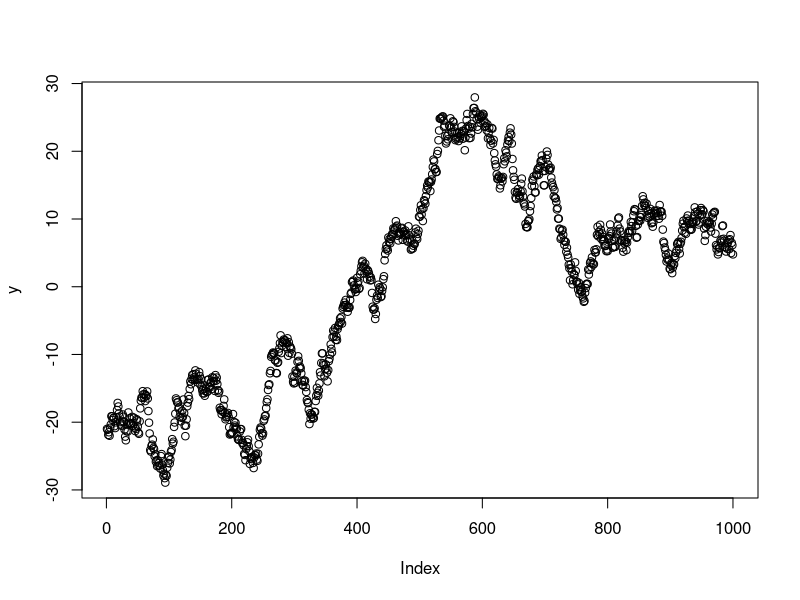
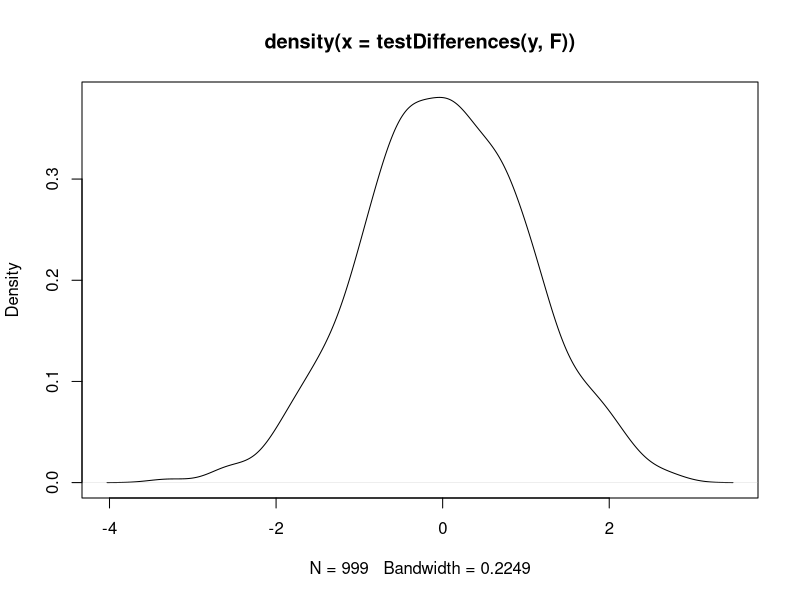
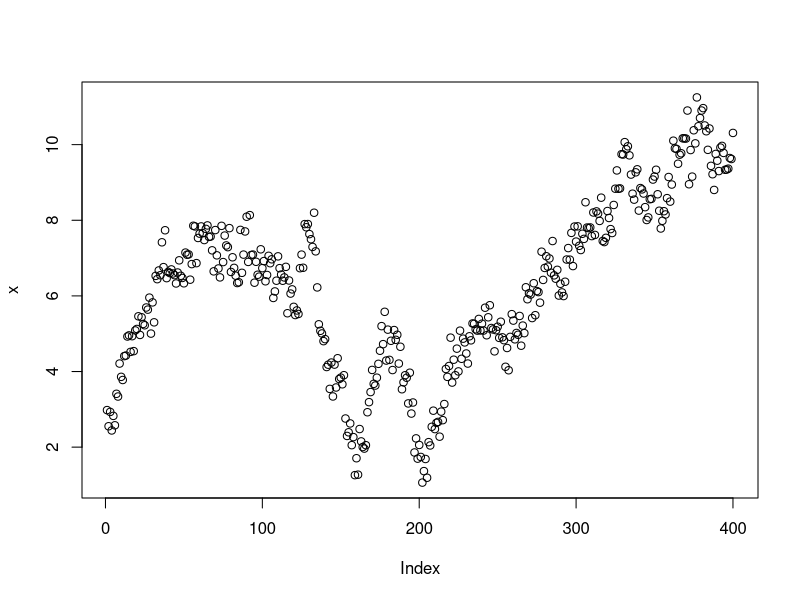
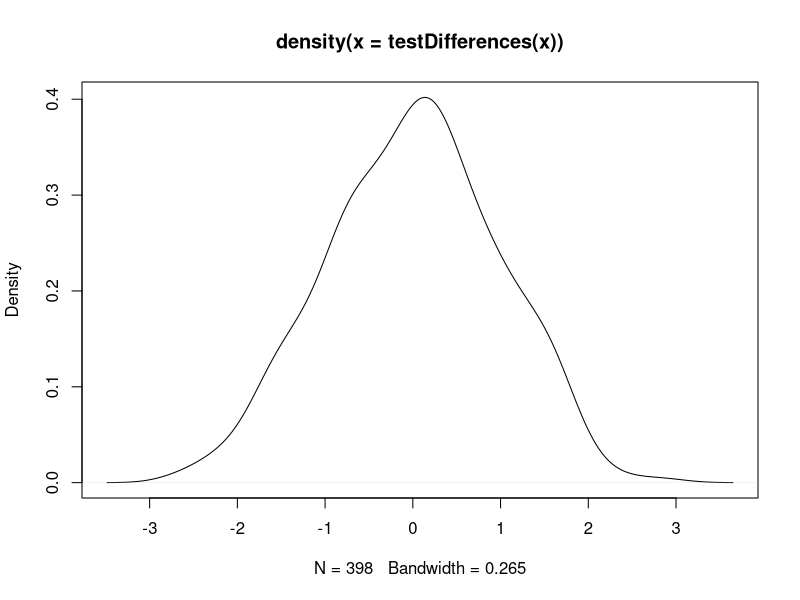
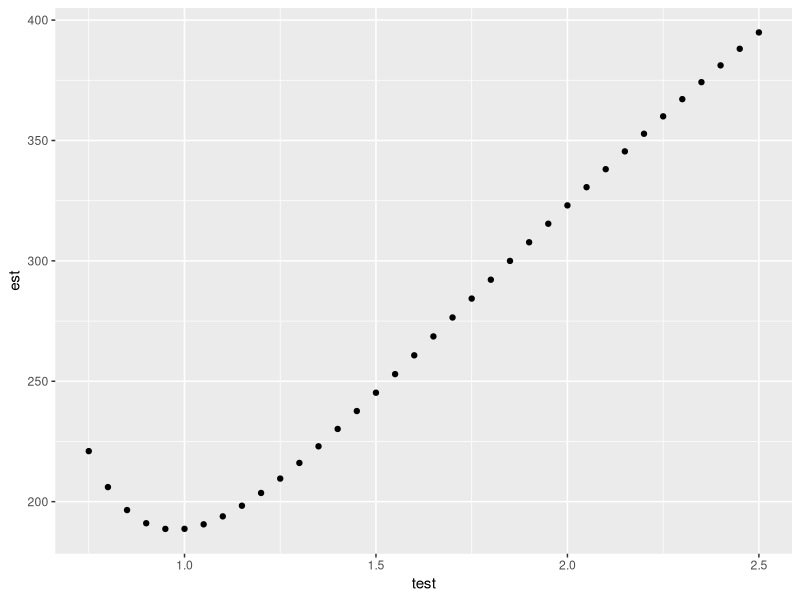

Reproduce these figures in R, in order.
rm(list=ls())
library(tidyverse)

simulateRW1 <- function(N, sigma_=1, burnin=1000){
    resultsplus <- cumsum(rnorm(burnin+N, 0, sigma_))
    resultsT <- resultsplus[-1:-burnin]
    results <- resultsT - mean(resultsT)
    return(results)
}

simulateRW2 <- function(N, sigma_=1, burnin=1000){
    # resultsplus <- rnorm(burnin+N, 0, (sigma_/2))
    # for(i in 3:(burnin+N)){
    #     resultsplus[i] <- resultsplus[i] +
    #         ((2/3)*resultsplus[i-1]) + ((1/3)*resultsplus[i-2])
    # }
    resultsplus <- rnorm(burnin+N, 0, (sigma_/2))
    for(i in 3:(burnin+N)){
        resultsplus[i] <- resultsplus[i] +
            ((.5)*resultsplus[i-1]) + ((.5)*resultsplus[i-2])
    }
    resultsT <- resultsplus[-1:-burnin]
    results <- resultsT - mean(resultsT)
    return(results)
}


rw2Q <- function(M, sparse=T){
    Q <- Matrix::Matrix(0, nrow = M, ncol = M)
    Q[1, 1:3] <- c(1, -2, 1)
    Q[2, 1:4] <- c(-2, 5, -4, 1)
    for (i in 3:(M-2)){
        Q[i, (i-2):(i+2)] <- c(1, -4, 6, -4, 1)
    }
    Q[M-1, (M-3):M] <- c(1, -4, 5, -2)
    Q[M, (M-2):M] <- c(1, -2, 1)
    if(sparse)
        Q <- Matrix::Matrix(Q, sparse = TRUE)
    Q
}

testDifferences <- function(x, second=T){
    if(second){
        xdiff <- sapply(3:length(x), function(i){
            x[i] - (2 * x[i-1]) + x[i-2]
        })
    }
    else{
        xdiff <- sapply(2:length(x), function(i){
            x[i] - x[i-1]
        })
    }
    xdiff
}


y <- simulateRW1(1000, 1)
plot(y)
plot(density(testDifferences(y, F)))
quantile(testDifferences(y, F), probs = c(.025, .975))

x <- simulateRW2(400, 2)
x <- as.vector(arima.sim(list(ar=c(.499, .499)), n=400, function(z) rnorm(z, sd=.5)))
plot(x)
plot(density(testDifferences(x)))
quantile(testDifferences(x), probs = c(.025, .975))

# x <- as.vector(arima.sim(list(ar=c(.66, .33)), n=100))
# plot(x)
# plot(density(testDifferences(x)))
# quantile(testDifferences(x), probs = c(.025, .975))

densRW2 <- function(x, sigma_=1, log=T){
    kappa_ <- 1/(sigma_^2)
    N <- length(x)
    Q <- rw2Q(N) * kappa_
    ((N-2)/2) * log(kappa_) + (-.5 * ((t(x) %*% Q %*% x)[1,1]))
}

testDF <- tibble(test = seq(.75, 2.5, by=.05)) %>%
    mutate(est=sapply(test, function(s) -densRW2(x, s)))

testDF %>%
    ggplot(aes(x=test, y=est)) +
    geom_point()

testDF %>%
    arrange(est)
